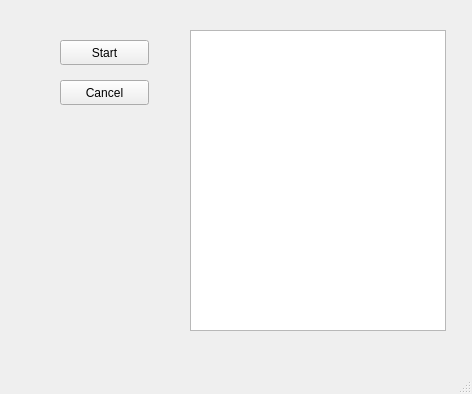
<?xml version="1.0" encoding="UTF-8"?>
<ui version="4.0">
 <class>MainWindow</class>
 <widget class="QMainWindow" name="MainWindow">
  <property name="geometry">
   <rect>
    <x>0</x>
    <y>0</y>
    <width>472</width>
    <height>394</height>
   </rect>
  </property>
  <property name="windowTitle">
   <string>MainWindow</string>
  </property>
  <widget class="QWidget" name="centralwidget">
   <widget class="QPushButton" name="btn_start">
    <property name="geometry">
     <rect>
      <x>60</x>
      <y>40</y>
      <width>89</width>
      <height>25</height>
     </rect>
    </property>
    <property name="text">
     <string>Start</string>
    </property>
   </widget>
   <widget class="QPushButton" name="btn_cancel">
    <property name="geometry">
     <rect>
      <x>60</x>
      <y>80</y>
      <width>89</width>
      <height>25</height>
     </rect>
    </property>
    <property name="text">
     <string>Cancel</string>
    </property>
   </widget>
   <widget class="QListWidget" name="listWidget">
    <property name="geometry">
     <rect>
      <x>190</x>
      <y>30</y>
      <width>256</width>
      <height>301</height>
     </rect>
    </property>
   </widget>
  </widget>
  <widget class="QMenuBar" name="menubar">
   <property name="geometry">
    <rect>
     <x>0</x>
     <y>0</y>
     <width>472</width>
     <height>28</height>
    </rect>
   </property>
  </widget>
  <widget class="QStatusBar" name="statusbar"/>
 </widget>
 <resources/>
 <connections/>
</ui>
